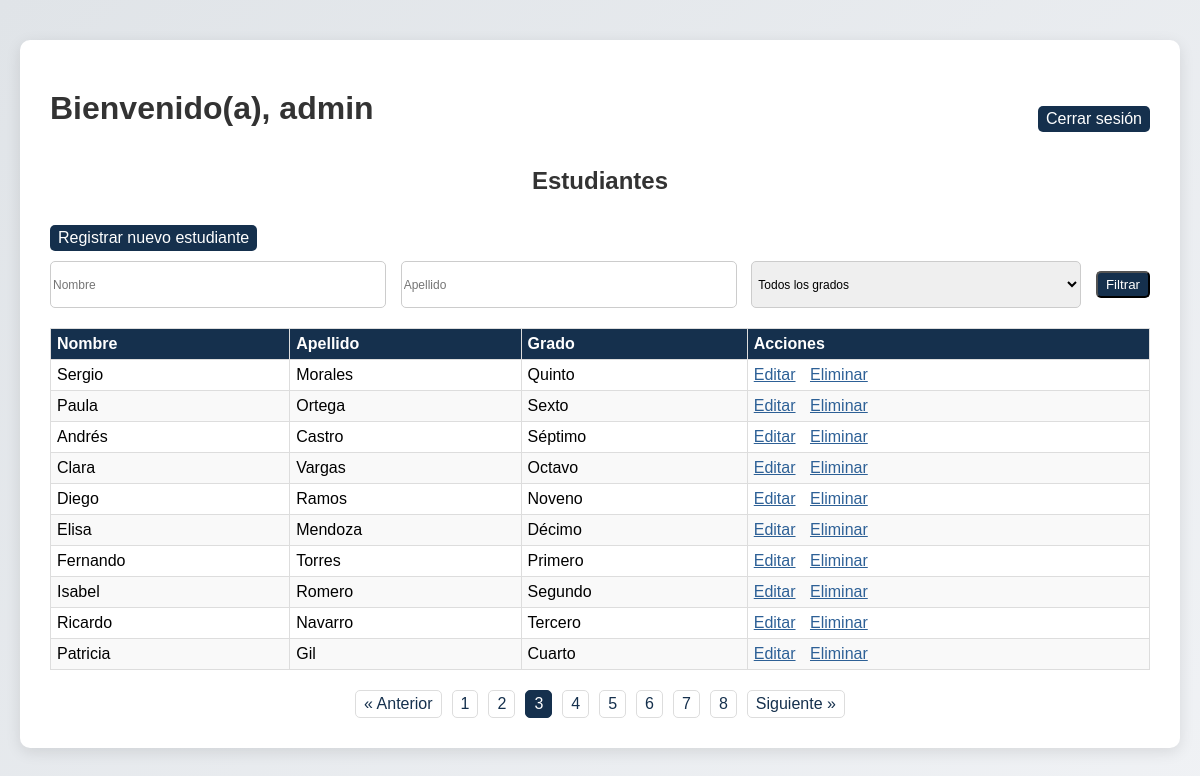
The app's page /?page=3 (signed in) with its own data.
### tables this page shows
CREATE TABLE usuarios (
        id INTEGER PRIMARY KEY AUTOINCREMENT,
        username TEXT NOT NULL UNIQUE,
        password TEXT NOT NULL
    );

CREATE TABLE estudiantes (
        id INTEGER PRIMARY KEY AUTOINCREMENT,
        nombre TEXT NOT NULL,
        apellido TEXT NOT NULL,
        fecha_nacimiento DATE NOT NULL,
        grado TEXT NOT NULL,
        genero TEXT,
        fecha_inscripcion DATE NOT NULL,
        estado TEXT NOT NULL,
        nombre_acudiente TEXT NOT NULL,
        telefono_acudiente TEXT,
        correo_acudiente TEXT,
        direccion_acudiente TEXT
    );

### app.py (the view)
@app.route('/')
@login_required
def index():
    nombre = request.args.get('nombre', '')
    apellido = request.args.get('apellido', '')
    grado = request.args.get('grado', '')
    page = int(request.args.get('page', 1))
    per_page = 10
    conn = get_db_connection()
    query = 'SELECT * FROM estudiantes WHERE 1=1'
    params = []
    if nombre:
        query += ' AND nombre LIKE ?'
        params.append(f'%{nombre}%')
    if apellido:
        query += ' AND apellido LIKE ?'
        params.append(f'%{apellido}%')
    if grado:
        query += ' AND grado = ?'
        params.append(grado)
    total_estudiantes = conn.execute(query, params).fetchall()
    total_pages = (len(total_estudiantes) + per_page - 1) // per_page
    query += ' LIMIT ? OFFSET ?'
    params.extend([per_page, (page - 1) * per_page])
    estudiantes = conn.execute(query, params).fetchall()
    conn.close()
    return render_template('index.html', estudiantes=estudiantes, page=page, total_pages=total_pages)

### app.py (called while the page is built)
@login_manager.user_loader
def load_user(user_id):
    conn = get_db_connection()
    user = conn.execute('SELECT * FROM usuarios WHERE id = ?', (user_id,)).fetchone()
    conn.close()
    if user:
        return User(user['id'], user['username'], user['password'])
    return None

def get_db_connection():
    conn = sqlite3.connect('colegio.db')
    conn.row_factory = sqlite3.Row
    return conn

### templates/index.html (shortened to what this page needs)
<!DOCTYPE html>
<html lang="es">
<head>
</head>
<body>
    <div class="container">
        <div class="header">
            <h1>Bienvenido(a), {{ current_user.username }}</h1>
            <a href="{{ url_for('logout') }}" class="logout">Cerrar sesión</a>
        </div>
        <h2>Estudiantes</h2>
        <a href="{{ url_for('crear') }}" class="btn">Registrar nuevo estudiante</a>
        <form method="GET" action="{{ url_for('index') }}" class="filters">
            <input type="text" name="nombre" placeholder="Nombre" value="{{ request.args.get('nombre', '') }}">
            <input type="text" name="apellido" placeholder="Apellido" value="{{ request.args.get('apellido', '') }}">
            <select name="grado">
                <option value="">Todos los grados</option>
            </select>
            <button type="submit" class="btn">Filtrar</button>
        </form>
        <table>
            <thead>
                <tr>
                    <th>Nombre</th>
                    <th>Apellido</th>
                    <th>Grado</th>
                    <th>Acciones</th>
                </tr>
            </thead>
            <tbody>
                {% for estudiante in estudiantes %}
                <tr>
                    <td>{{ estudiante.nombre }}</td>
                    <td>{{ estudiante.apellido }}</td>
                    <td>{{ estudiante.grado }}</td>
                    <td class="actions">
                        <a href="{{ url_for('editar', id=estudiante.id) }}">Editar</a>
                        <a href="{{ url_for('eliminar', id=estudiante.id) }}" onclick="return confirm('¿Estás seguro de que deseas eliminar este estudiante?');">Eliminar</a>
                    </td>
                </tr>
                {% endfor %}
            </tbody>
        </table>
        <div class="pagination">
            {% if page > 1 %}
                <a href="{{ url_for('index', page=page-1, nombre=request.args.get('nombre'), apellido=request.args.get('apellido'), grado=request.args.get('grado')) }}">&laquo; Anterior</a>
            {% endif %}
            {% for p in range(1, total_pages + 1) %}
                <a href="{{ url_for('index', page=p, nombre=request.args.get('nombre'), apellido=request.args.get('apellido'), grado=request.args.get('grado')) }}" class="{% if p == page %}active{% endif %}">{{ p }}</a>
            {% endfor %}
            {% if page < total_pages %}
                <a href="{{ url_for('index', page=page+1, nombre=request.args.get('nombre'), apellido=request.args.get('apellido'), grado=request.args.get('grado')) }}">Siguiente &raquo;</a>
            {% endif %}
        </div>
    </div>
</body>
</html>

### templates/index.html (style rules this page uses)
body { font-family: 'Arial', sans-serif; background: linear-gradient(135deg, #e0e4e8, #f0f2f5); margin: 0; padding: 20px; display: flex; justify-content: center; align-items: flex-start; min-height: 100vh; }
.container { max-width: 1200px; width: 100%; background-color: #fff; padding: 30px; border-radius: 10px; box-shadow: 0 4px 15px rgba(0, 0, 0, 0.1); animation: fadeIn 1s ease-in-out; margin-top: 20px; }
h1, h2 { color: #333; text-align: center; margin: 0 0 20px 0; }
.header { display: flex; justify-content: space-between; align-items: center; margin-bottom: 20px; margin-top: 20px; }
.header a { color: #fff; text-decoration: none; padding: 4px 8px; border-radius: 5px; background-color: #15304d; transition: background-color 0.3s ease, transform 0.3s ease; }
.btn { display: inline-block; padding: 4px 8px; margin: 10px 0; background-color: #15304d; color: white; text-align: center; border-radius: 5px; text-decoration: none; transition: background-color 0.3s ease, transform 0.3s ease; }
.filters { display: flex; justify-content: space-between; margin-bottom: 20px; gap: 10px; }
.filters input, .filters select { padding: 2px; border: 1px solid #ccc; border-radius: 5px; font-size: 12px; width: 30%; }
table { width: 100%; border-collapse: collapse; margin-top: 20px; }
table, th, td { border: 1px solid #ddd; }
th, td { padding: 6px; text-align: left; }
th { background-color: #15304d; color: white; }
tr:nth-child(even) { background-color: #f9f9f9; }
.actions a { color: #2d6096; margin-right: 10px; transition: color 0.3s ease; }
.logout { display: inline-block; padding: 4px 8px; background-color: #f44336; color: white; text-align: center; border-radius: 5px; text-decoration: none; transition: background-color 0.3s ease, transform 0.3s ease; }
.pagination { display: flex; justify-content: center; margin-top: 20px; }
.pagination a { color: #15304d; padding: 4px 8px; text-decoration: none; border: 1px solid #ddd; margin: 0 5px; border-radius: 5px; transition: background-color 0.3s ease, transform 0.3s ease; }
.pagination .active { background-color: #15304d; color: white; border: 1px solid #15304d; }

### records on screen
usuarios: username "admin"
estudiantes: nombre "Sergio", apellido "Morales", grado "Quinto"
estudiantes: nombre "Paula", apellido "Ortega", grado "Sexto"
estudiantes: nombre "Andrés", apellido "Castro", grado "Séptimo"
estudiantes: nombre "Clara", apellido "Vargas", grado "Octavo"
estudiantes: nombre "Diego", apellido "Ramos", grado "Noveno"
estudiantes: nombre "Elisa", apellido "Mendoza", grado "Décimo"
estudiantes: nombre "Fernando", apellido "Torres", grado "Primero"
estudiantes: nombre "Isabel", apellido "Romero", grado "Segundo"
estudiantes: nombre "Ricardo", apellido "Navarro", grado "Tercero"
estudiantes: nombre "Patricia", apellido "Gil", grado "Cuarto"

### other values on screen
{{ p }} "1" "2" "3" "4" "5" "6" "7" "8"
